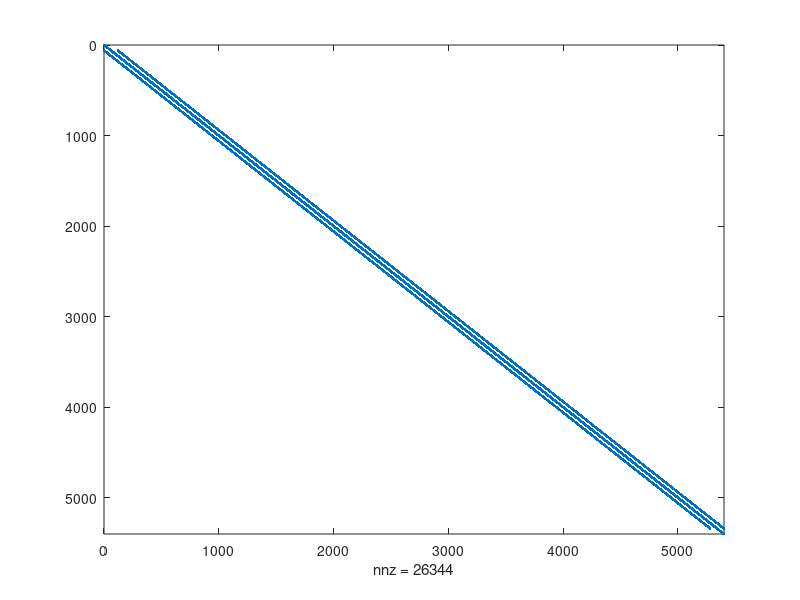
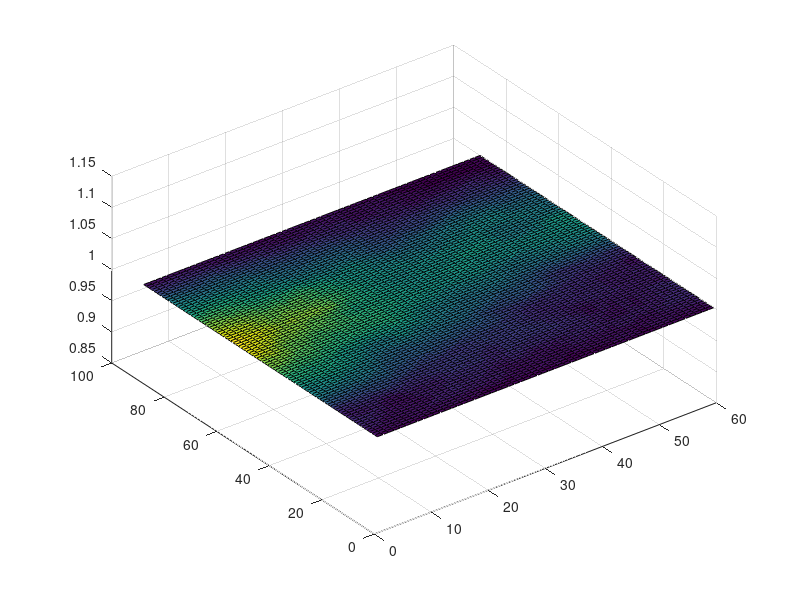
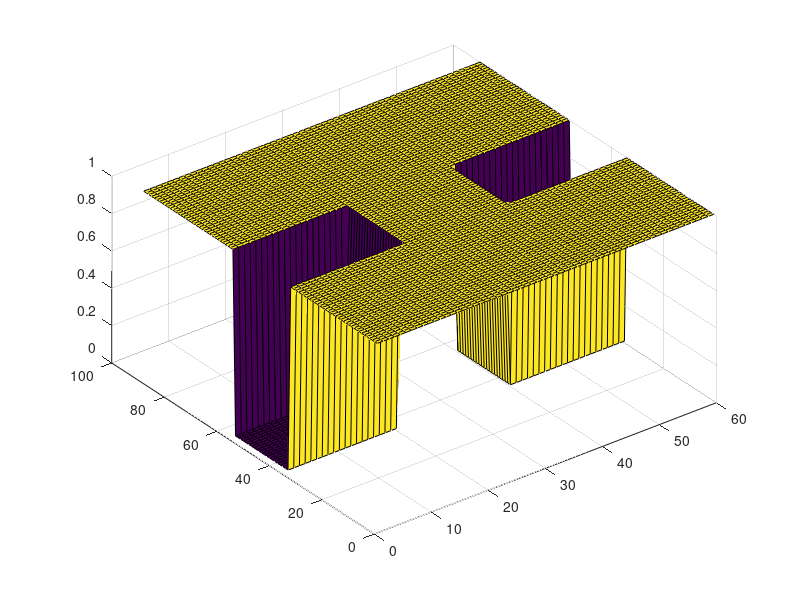

The MATLAB source for these figures, in order:
% ELEC4700 Assignment 2: Finite Difference Method

% Initialization

clear all;
close all;
clc;
set(0,'DefaultFigureWindowStyle','docked');

% Solving V=V0 @ x=0 and V=0 @ x=L in region LxW
% Implement funtion 'pbaspect' to fix Z aspect ratio

L = 90;
W = 2/3 * L;
V0 = 1;

nx = L;
ny = W;
G = sparse(nx*ny);
%V = sparse(nx,ny);
F = sparse(1,nx*ny);


Acond = 1;              % background conductivity of region, low resistance
Bcond = 1e-2;           % Conductivity of boxes, highly resistive
cMap = zeros(nx,ny);
Lb = 20;
Wb = 20;
for u = 1:nx
    for v = 1:ny
        if (u >= 35 && u <= 55)
            if v >= 0 && v <= 20
                cMap(u,v) = Bcond;
            elseif v >= 40 && v <= 60
                cMap(u,v) = Bcond;
            else
                cMap(u,v) = Acond;
            end
        else
            cMap(u,v) = Acond;
        end
    end
end





for i = 1:nx                %Iteration through length
    for j = 1:ny            %Iteration through width
        n = j + (i-1)*ny;

        if i == 1          % x=0 BCs
            G(n,:) = 0;
            G(n,n) = 1;
            F(n) = 1;
        elseif i == nx     % x=1 BCs
            G(n,:) = 0;
            G(n,n) = 1;
            %F(n) = 0;       %F(n)=0 sets z at final width to 0
            
% COMMENT BELOW FOR 1a
            F(n) = 1;       %F(n)=1 sets z at final width to 1
            
        elseif j == 1                 % y=0 BCs
            nxm = j + (i-2)*ny;
            nxp = j + (i)*ny;
            nyp = j+1 + (i-1)*ny;

            rxm = (cMap(i,j) + cMap(i-1,j))/2;
            rxp = (cMap(i,j) + cMap(i+1,j))/2;
            ryp = (cMap(i,j) + cMap(i,j+1))/2;
            
            G(n,n) = -(rxm+rxp+ryp);
            G(n,nxm) = rxm;
            G(n,nxp) = rxp;
            G(n,nyp) = ryp;

        elseif j == ny                % y=1 BCs
            nxm = j + (i-2)*ny;
            nxp = j + (i)*ny;
            nym = j-1 + (i-1)*ny;

            rxm = (cMap(i,j) + cMap(i-1,j))/2;
            rxp = (cMap(i,j) + cMap(i+1,j))/2;
            rym = (cMap(i,j) + cMap(i,j-1))/2;
            
            G(n,n) = -(rxm+rxp+rym);
            G(n,nxm) = rxm;
            G(n,nxp) = rxp;
            G(n,nym) = rym;
            
            
% COMMENT ABOVE FOR 1a
            
        else
            nxm = j + (i-2)*ny;
            nxp = j + (i)*ny;
            nym = j-1 + (i-1)*ny;
            nyp = j+1 + (i-1)*ny;

            rxm = (cMap(i,j) + cMap(i-1,j))/2;
            rxp = (cMap(i,j) + cMap(i+1,j))/2;
            rym = (cMap(i,j) + cMap(i,j-1))/2;
            ryp = (cMap(i,j) + cMap(i,j+1))/2;
            
            G(n,n) = -(rxm+rxp+rym+ryp);
            G(n,nxm) = rxm;
            G(n,nxp) = rxp;
            G(n,nym) = rym;
            G(n,nyp) = ryp;
        end
            
    end
end
figure(1)
spy(G)

V = G\F';

Vmap = zeros(nx,ny);
for i = 1:nx
    for j = 1:ny
        n = j + (i-1)*ny;
        Vmap(i,j) = V(n);
    end
end

figure(2)
surf(Vmap)
pbaspect([1 1 0.5])
figure(3)
surf(cMap)
pbaspect([1 1 0.5])